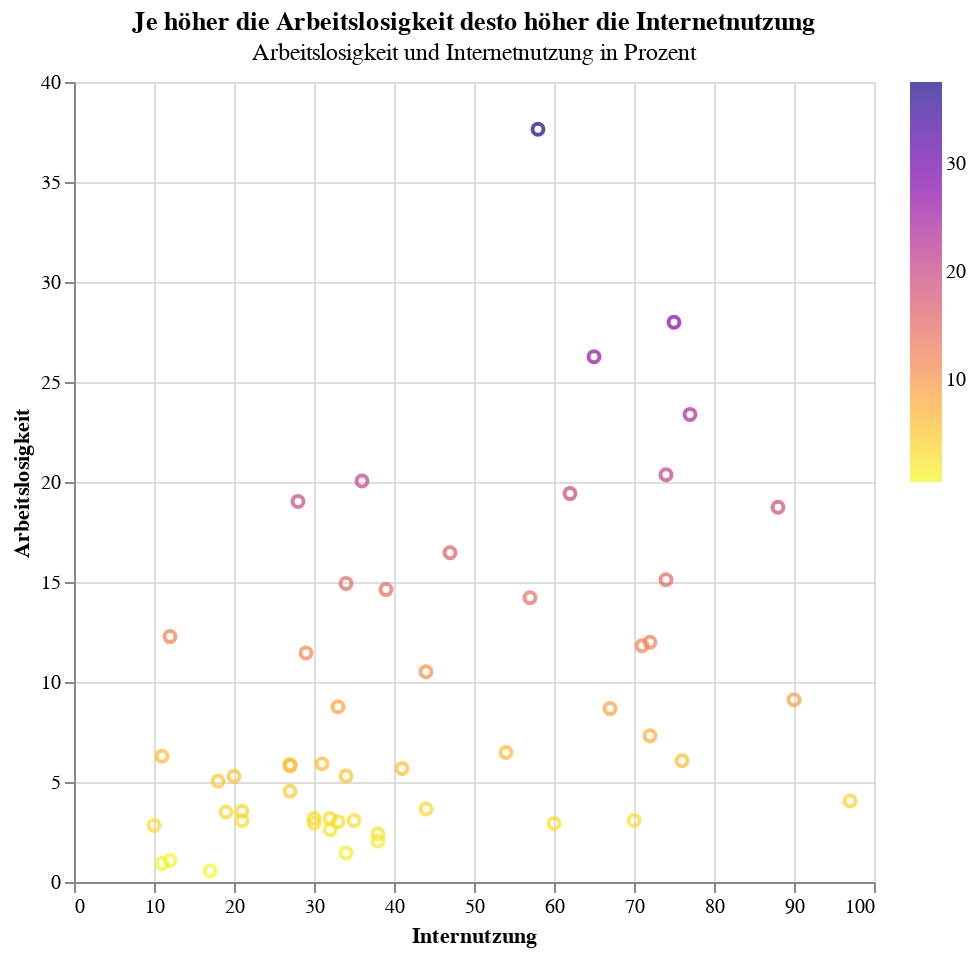

Notebook source saved alongside this figure:
### Markdown cell above
3. Farben & Formatierung
* Kopiere den Plot von oben.
* Füge die Farbskala 'plasma' hinzu.
* Kehre die Richtung der Farbskala um. (Tipp: `reverse=True`)
* Ändere die Achsenbeschriftung. 
* Lösche die Legendenbeschriftung
* Ändere Dimensionen des Charts zu 
* Füge einen Titel & Untertitel hinzu

### Code cell
alt.Chart(df).mark_point().encode(
    x = alt.X('Internetnutzer_%').title('Internutzung'),
    y = alt.Y('Arbeitslosigkeit_%').title('Arbeitslosigkeit'),
    tooltip=['Land', 'Internetnutzer_%', 'Arbeitslosigkeit_%'], 
    color = alt.Color('Arbeitslosigkeit_%').scale(scheme='plasma', reverse=True).title(None)
).properties(
    title = alt.Title("Je höher die Arbeitslosigkeit desto höher die Internetnutzung",
                      subtitle = "Arbeitslosigkeit und Internetnutzung in Prozent"),
    width = 400, 
    height = 400                  
    
)

### Figure 1 — Vega-Lite specification as saved in the notebook (floating-point values rounded to 4 significant figures)
{"config": {"view": {"continuousWidth": 300, "continuousHeight": 300}}, "data": {"name": "data-ae94e60e0c97cdc22de08b0c8af6a8fd"}, "mark": {"type": "point"}, "encoding": {"color": {"field": "Arbeitslosigkeit_%", "scale": {"scheme": "plasma", "reverse": true}, "title": null, "type": "quantitative"}, "tooltip": [{"field": "Land", "type": "nominal"}, {"field": "Internetnutzer_%", "type": "quantitative"}, {"field": "Arbeitslosigkeit_%", "type": "quantitative"}], "x": {"field": "Internetnutzer_%", "title": "Internutzung", "type": "quantitative"}, "y": {"field": "Arbeitslosigkeit_%", "title": "Arbeitslosigkeit", "type": "quantitative"}}, "height": 400, "title": {"text": "Je höher die Arbeitslosigkeit desto höher die Internetnutzung", "subtitle": "Arbeitslosigkeit und Internetnutzung in Prozent"}, "width": 400, "$schema": "https://vega.github.io/schema/vega-lite/v5.20.1.json", "datasets": {"data-ae94e60e0c97cdc22de08b0c8af6a8fd": [{"Land": "Algeria", "Country_Code": "ag", "Fläche_Total_km2": 2382000.0, "Fläche_Land_km2": 2382000.0, "Fläche_Wasser_km2": 0.0, "Küstenlänge_km": 998, "Landnutzung_Landwirtschaft_%": 17.3, "Landnutzung_Wald_%": 0.8, "Landnutzung_Other_%": 81.8, "Bevölkerung": 47020000.0, "Medianalter": 29.1, "Lebenserwartung": 77.9, "Urbanisierung_%": 75.3, "Bevölkerungswachstum_%": 1.54, "BIP_pro_Kopf_USD": 15200.0, "Arbeitslosigkeit_%": 11.81, "Jugendarbeitslosigkeit_%": 30.8, "Alphabetisierung_M_%": 87.4, "Alphabetisierung_F_%": 75.3, "Internetnutzer_%": 71.0}, {"Land": "Angola", "Country_Code": "ao", "Fläche_Total_km2": 1247000.0, "Fläche_Land_km2": 1247000.0, "Fläche_Wasser_km2": 0.0, "Küstenlänge_km": 1600, "Landnutzung_Landwirtschaft_%": 36.8, "Landnutzung_Wald_%": 52.5, "Landnutzung_Other_%": 10.6, "Bevölkerung": 37200000.0, "Medianalter": 16.3, "Lebenserwartung": 62.9, "Urbanisierung_%": 68.7, "Bevölkerungswachstum_%": 3.33, "BIP_pro_Kopf_USD": 7200.0, "Arbeitslosigkeit_%": 14.62, "Jugendarbeitslosigkeit_%": 28.2, "Alphabetisierung_M_%": 82.6, "Alphabetisierung_F_%": 62.4, "Internetnutzer_%": 39.0}, {"Land": "Benin", "Country_Code": "bn", "Fläche_Total_km2": 112600.0, "Fläche_Land_km2": 110600.0, "Fläche_Wasser_km2": 2000.0, "Küstenlänge_km": 121, "Landnutzung_Landwirtschaft_%": 43.1, "Landnutzung_Wald_%": 26.9, "Landnutzung_Other_%": 30.0, "Bevölkerung": 14700000.0, "Medianalter": 17.2, "Lebenserwartung": 63.0, "Urbanisierung_%": 50.1, "Bevölkerungswachstum_%": 3.29, "BIP_pro_Kopf_USD": 3700.0, "Arbeitslosigkeit_%": 1.45, "Jugendarbeitslosigkeit_%": 3.9, "Alphabetisierung_M_%": 56.9, "Alphabetisierung_F_%": 35.0, "Internetnutzer_%": 34.0}, {"Land": "Botswana", "Country_Code": "bc", "Fläche_Total_km2": 581700.0, "Fläche_Land_km2": 566700.0, "Fläche_Wasser_km2": 15000.0, "Küstenlänge_km": 0, "Landnutzung_Landwirtschaft_%": 45.6, "Landnutzung_Wald_%": 26.5, "Landnutzung_Other_%": 27.9, "Bevölkerung": 2451000.0, "Medianalter": 27.1, "Lebenserwartung": 66.4, "Urbanisierung_%": 72.9, "Bevölkerungswachstum_%": 1.34, "BIP_pro_Kopf_USD": 18800.0, "Arbeitslosigkeit_%": 23.38, "Jugendarbeitslosigkeit_%": 45.4, "Alphabetisierung_M_%": 88.0, "Alphabetisierung_F_%": 88.9, "Internetnutzer_%": 77.0}, {"Land": "Burkina Faso", "Country_Code": "uv", "Fläche_Total_km2": 274200.0, "Fläche_Land_km2": 273800.0, "Fläche_Wasser_km2": 400.0, "Küstenlänge_km": 0, "Landnutzung_Landwirtschaft_%": 53.2, "Landnutzung_Wald_%": 22.4, "Landnutzung_Other_%": 24.4, "Bevölkerung": 23040000.0, "Medianalter": 18.7, "Lebenserwartung": 64.2, "Urbanisierung_%": 32.5, "Bevölkerungswachstum_%": 2.4, "BIP_pro_Kopf_USD": 2500.0, "Arbeitslosigkeit_%": 5.29, "Jugendarbeitslosigkeit_%": 8.0, "Alphabetisierung_M_%": 54.5, "Alphabetisierung_F_%": 37.8, "Internetnutzer_%": 20.0}, {"Land": "Burundi", "Country_Code": "by", "Fläche_Total_km2": 27830.0, "Fläche_Land_km2": 25680.0, "Fläche_Wasser_km2": 2150.0, "Küstenlänge_km": 0, "Landnutzung_Landwirtschaft_%": 82.8, "Landnutzung_Wald_%": 10.9, "Landnutzung_Other_%": 6.3, "Bevölkerung": 13590000.0, "Medianalter": 18.4, "Lebenserwartung": 68.1, "Urbanisierung_%": 14.8, "Bevölkerungswachstum_%": 2.81, "BIP_pro_Kopf_USD": 800.0, "Arbeitslosigkeit_%": 0.93, "Jugendarbeitslosigkeit_%": 1.7, "Alphabetisierung_M_%": 81.3, "Alphabetisierung_F_%": 68.4, "Internetnutzer_%": 11.0}, {"Land": "C&ocirc;te d'Ivoire", "Country_Code": "iv", "Fläche_Total_km2": 322500.0, "Fläche_Land_km2": 318000.0, "Fläche_Wasser_km2": 4460.0, "Küstenlänge_km": 515, "Landnutzung_Landwirtschaft_%": 84.2, "Landnutzung_Wald_%": 8.2, "Landnutzung_Other_%": 7.6, "Bevölkerung": 29980000.0, "Medianalter": 21.2, "Lebenserwartung": 63.2, "Urbanisierung_%": 53.1, "Bevölkerungswachstum_%": 2.13, "BIP_pro_Kopf_USD": 6500.0, "Arbeitslosigkeit_%": 2.4, "Jugendarbeitslosigkeit_%": 4.0, "Alphabetisierung_M_%": 93.1, "Alphabetisierung_F_%": 86.7, "Internetnutzer_%": 38.0}, {"Land": "Cabo Verde", "Country_Code": "cv", "Fläche_Total_km2": 4033.0, "Fläche_Land_km2": 4033.0, "Fläche_Wasser_km2": 0.0, "Küstenlänge_km": 965, "Landnutzung_Landwirtschaft_%": 19.6, "Landnutzung_Wald_%": 11.5, "Landnutzung_Other_%": 68.9, "Bevölkerung": 611000.0, "Medianalter": 28.8, "Lebenserwartung": 74.3, "Urbanisierung_%": 68.0, "Bevölkerungswachstum_%": 1.16, "BIP_pro_Kopf_USD": 9300.0, "Arbeitslosigkeit_%": 11.99, "Jugendarbeitslosigkeit_%": 28.7, "Alphabetisierung_M_%": 94.2, "Alphabetisierung_F_%": 87.4, "Internetnutzer_%": 72.0}, {"Land": "Cameroon", "Country_Code": "cm", "Fläche_Total_km2": 475400.0, "Fläche_Land_km2": 472700.0, "Fläche_Wasser_km2": 2730.0, "Küstenlänge_km": 402, "Landnutzung_Landwirtschaft_%": 20.6, "Landnutzung_Wald_%": 42.8, "Landnutzung_Other_%": 36.6, "Bevölkerung": 30970000.0, "Medianalter": 18.9, "Lebenserwartung": 64.2, "Urbanisierung_%": 59.3, "Bevölkerungswachstum_%": 2.71, "BIP_pro_Kopf_USD": 4900.0, "Arbeitslosigkeit_%": 3.65, "Jugendarbeitslosigkeit_%": 6.4, "Alphabetisierung_M_%": 82.6, "Alphabetisierung_F_%": 71.6, "Internetnutzer_%": 44.0}, {"Land": "Chad", "Country_Code": "cd", "Fläche_Total_km2": 1.284, "Fläche_Land_km2": 1259000.0, "Fläche_Wasser_km2": 24800.0, "Küstenlänge_km": 0, "Landnutzung_Landwirtschaft_%": 40.0, "Landnutzung_Wald_%": 3.2, "Landnutzung_Other_%": 56.8, "Bevölkerung": 19090000.0, "Medianalter": 16.7, "Lebenserwartung": 60.0, "Urbanisierung_%": 24.4, "Bevölkerungswachstum_%": 3.01, "BIP_pro_Kopf_USD": 1700.0, "Arbeitslosigkeit_%": 1.08, "Jugendarbeitslosigkeit_%": 1.5, "Alphabetisierung_M_%": 35.4, "Alphabetisierung_F_%": 18.2, "Internetnutzer_%": 12.0}, {"Land": "Comoros", "Country_Code": "cn", "Fläche_Total_km2": 2235.0, "Fläche_Land_km2": 2235.0, "Fläche_Wasser_km2": 0.0, "Küstenlänge_km": 340, "Landnutzung_Landwirtschaft_%": 71.5, "Landnutzung_Wald_%": 17.2, "Landnutzung_Other_%": 11.3, "Bevölkerung": 900100.0, "Medianalter": 22.7, "Lebenserwartung": 67.8, "Urbanisierung_%": 30.1, "Bevölkerungswachstum_%": 1.3, "BIP_pro_Kopf_USD": 3500.0, "Arbeitslosigkeit_%": 5.8, "Jugendarbeitslosigkeit_%": 10.9, "Alphabetisierung_M_%": 67.0, "Alphabetisierung_F_%": 56.9, "Internetnutzer_%": 27.0}, {"Land": "Congo (Brazzaville)", "Country_Code": "cf", "Fläche_Total_km2": 342000.0, "Fläche_Land_km2": 341500.0, "Fläche_Wasser_km2": 500.0, "Küstenlänge_km": 169, "Landnutzung_Landwirtschaft_%": 31.3, "Landnutzung_Wald_%": 64.2, "Landnutzung_Other_%": 4.5, "Bevölkerung": 6098000.0, "Medianalter": 20.7, "Lebenserwartung": 72.9, "Urbanisierung_%": 69.2, "Bevölkerungswachstum_%": 2.38, "BIP_pro_Kopf_USD": 6200.0, "Arbeitslosigkeit_%": 20.05, "Jugendarbeitslosigkeit_%": 41.2, "Alphabetisierung_M_%": 85.9, "Alphabetisierung_F_%": 75.4, "Internetnutzer_%": 36.0}, {"Land": "DRC", "Country_Code": "cg", "Fläche_Total_km2": 2345000.0, "Fläche_Land_km2": 2267000.0, "Fläche_Wasser_km2": 77810.0, "Küstenlänge_km": 37, "Landnutzung_Landwirtschaft_%": 15.5, "Landnutzung_Wald_%": 54.7, "Landnutzung_Other_%": 29.8, "Bevölkerung": 115400000.0, "Medianalter": 16.9, "Lebenserwartung": 62.6, "Urbanisierung_%": 47.4, "Bevölkerungswachstum_%": 3.11, "BIP_pro_Kopf_USD": 1500.0, "Arbeitslosigkeit_%": 4.54, "Jugendarbeitslosigkeit_%": 8.6, "Alphabetisierung_M_%": 89.5, "Alphabetisierung_F_%": 70.8, "Internetnutzer_%": 27.0}, {"Land": "Djibouti", "Country_Code": "dj", "Fläche_Total_km2": 23200.0, "Fläche_Land_km2": 23180.0, "Fläche_Wasser_km2": 20.0, "Küstenlänge_km": 314, "Landnutzung_Landwirtschaft_%": 73.5, "Landnutzung_Wald_%": 0.3, "Landnutzung_Other_%": 26.2, "Bevölkerung": 995000.0, "Medianalter": 26.3, "Lebenserwartung": 65.9, "Urbanisierung_%": 78.6, "Bevölkerungswachstum_%": 1.89, "BIP_pro_Kopf_USD": 6400.0, "Arbeitslosigkeit_%": 26.26, "Jugendarbeitslosigkeit_%": 76.5, "Alphabetisierung_M_%": null, "Alphabetisierung_F_%": null, "Internetnutzer_%": 65.0}, {"Land": "Egypt", "Country_Code": "eg", "Fläche_Total_km2": 1001000.0, "Fläche_Land_km2": 995400.0, "Fläche_Wasser_km2": 6000.0, "Küstenlänge_km": 2450, "Landnutzung_Landwirtschaft_%": 4.1, "Landnutzung_Wald_%": 0.0, "Landnutzung_Other_%": 95.9, "Bevölkerung": 111200000.0, "Medianalter": 24.4, "Lebenserwartung": 75.0, "Urbanisierung_%": 43.1, "Bevölkerungswachstum_%": 1.49, "BIP_pro_Kopf_USD": 16700.0, "Arbeitslosigkeit_%": 7.31, "Jugendarbeitslosigkeit_%": 19.0, "Alphabetisierung_M_%": 78.8, "Alphabetisierung_F_%": 67.4, "Internetnutzer_%": 72.0}, {"Land": "Equatorial Guinea", "Country_Code": "ek", "Fläche_Total_km2": 28050.0, "Fläche_Land_km2": 28050.0, "Fläche_Wasser_km2": 0.0, "Küstenlänge_km": 296, "Landnutzung_Landwirtschaft_%": 3.7, "Landnutzung_Wald_%": 86.7, "Landnutzung_Other_%": 9.6, "Bevölkerung": 1796000.0, "Medianalter": 22.1, "Lebenserwartung": 63.9, "Urbanisierung_%": 74.4, "Bevölkerungswachstum_%": 3.23, "BIP_pro_Kopf_USD": 15700.0, "Arbeitslosigkeit_%": 8.67, "Jugendarbeitslosigkeit_%": 16.4, "Alphabetisierung_M_%": 97.4, "Alphabetisierung_F_%": 93.0, "Internetnutzer_%": 67.0}, {"Land": "Eritrea", "Country_Code": "er", "Fläche_Total_km2": 117600.0, "Fläche_Land_km2": 101000.0, "Fläche_Wasser_km2": 16600.0, "Küstenlänge_km": 2234, "Landnutzung_Landwirtschaft_%": 62.7, "Landnutzung_Wald_%": 8.7, "Landnutzung_Other_%": 28.6, "Bevölkerung": 6344000.0, "Medianalter": 21.3, "Lebenserwartung": 67.5, "Urbanisierung_%": 43.3, "Bevölkerungswachstum_%": 1.12, "BIP_pro_Kopf_USD": null, "Arbeitslosigkeit_%": 5.87, "Jugendarbeitslosigkeit_%": 10.0, "Alphabetisierung_M_%": 84.4, "Alphabetisierung_F_%": 68.9, "Internetnutzer_%": 27.0}, {"Land": "Eswatini", "Country_Code": "wz", "Fläche_Total_km2": 17360.0, "Fläche_Land_km2": 17200.0, "Fläche_Wasser_km2": 160.0, "Küstenlänge_km": 0, "Landnutzung_Landwirtschaft_%": 69.5, "Landnutzung_Wald_%": 29.1, "Landnutzung_Other_%": 1.5, "Bevölkerung": 1138000.0, "Medianalter": 24.6, "Lebenserwartung": 60.7, "Urbanisierung_%": 24.8, "Bevölkerungswachstum_%": 0.7, "BIP_pro_Kopf_USD": 10100.0, "Arbeitslosigkeit_%": 37.64, "Jugendarbeitslosigkeit_%": 65.0, "Alphabetisierung_M_%": 88.3, "Alphabetisierung_F_%": 88.5, "Internetnutzer_%": 58.0}, {"Land": "Ethiopia", "Country_Code": "et", "Fläche_Total_km2": 1104000.0, "Fläche_Land_km2": 1097000.0, "Fläche_Wasser_km2": 7730.0, "Küstenlänge_km": 0, "Landnutzung_Landwirtschaft_%": 34.1, "Landnutzung_Wald_%": 15.0, "Landnutzung_Other_%": 50.9, "Bevölkerung": 118600000.0, "Medianalter": 20.4, "Lebenserwartung": 67.7, "Urbanisierung_%": 23.2, "Bevölkerungswachstum_%": 2.37, "BIP_pro_Kopf_USD": 2800.0, "Arbeitslosigkeit_%": 3.5, "Jugendarbeitslosigkeit_%": 5.6, "Alphabetisierung_M_%": 57.2, "Alphabetisierung_F_%": 44.4, "Internetnutzer_%": 19.0}, {"Land": "Gabon", "Country_Code": "gb", "Fläche_Total_km2": 267700.0, "Fläche_Land_km2": 257700.0, "Fläche_Wasser_km2": 10000.0, "Küstenlänge_km": 885, "Landnutzung_Landwirtschaft_%": 8.4, "Landnutzung_Wald_%": 91.2, "Landnutzung_Other_%": 0.4, "Bevölkerung": 2455000.0, "Medianalter": 22.0, "Lebenserwartung": 70.4, "Urbanisierung_%": 91.0, "Bevölkerungswachstum_%": 2.37, "BIP_pro_Kopf_USD": 18700.0, "Arbeitslosigkeit_%": 20.36, "Jugendarbeitslosigkeit_%": 36.5, "Alphabetisierung_M_%": 86.2, "Alphabetisierung_F_%": 84.7, "Internetnutzer_%": 74.0}, {"Land": "Ghana", "Country_Code": "gh", "Fläche_Total_km2": 238500.0, "Fläche_Land_km2": 227500.0, "Fläche_Wasser_km2": 11000.0, "Küstenlänge_km": 539, "Landnutzung_Landwirtschaft_%": 55.4, "Landnutzung_Wald_%": 35.2, "Landnutzung_Other_%": 9.4, "Bevölkerung": 34590000.0, "Medianalter": 21.4, "Lebenserwartung": 70.1, "Urbanisierung_%": 59.2, "Bevölkerungswachstum_%": 2.15, "BIP_pro_Kopf_USD": 6800.0, "Arbeitslosigkeit_%": 3.08, "Jugendarbeitslosigkeit_%": 5.5, "Alphabetisierung_M_%": 83.5, "Alphabetisierung_F_%": 74.5, "Internetnutzer_%": 70.0}, {"Land": "Guinea", "Country_Code": "gv", "Fläche_Total_km2": 245900.0, "Fläche_Land_km2": 245700.0, "Fläche_Wasser_km2": 140.0, "Küstenlänge_km": 320, "Landnutzung_Landwirtschaft_%": 70.0, "Landnutzung_Wald_%": 24.9, "Landnutzung_Other_%": 5.2, "Bevölkerung": 13990000.0, "Medianalter": 19.4, "Lebenserwartung": 64.6, "Urbanisierung_%": 38.1, "Bevölkerungswachstum_%": 2.74, "BIP_pro_Kopf_USD": 3900.0, "Arbeitslosigkeit_%": 5.3, "Jugendarbeitslosigkeit_%": 7.3, "Alphabetisierung_M_%": 61.2, "Alphabetisierung_F_%": 31.3, "Internetnutzer_%": 34.0}, {"Land": "Guinea-Bissau", "Country_Code": "pu", "Fläche_Total_km2": 36120.0, "Fläche_Land_km2": 28120.0, "Fläche_Wasser_km2": 8005.0, "Küstenlänge_km": 350, "Landnutzung_Landwirtschaft_%": 30.0, "Landnutzung_Wald_%": 69.8, "Landnutzung_Other_%": 0.1, "Bevölkerung": 2132000.0, "Medianalter": 18.4, "Lebenserwartung": 64.5, "Urbanisierung_%": 45.5, "Bevölkerungswachstum_%": 2.54, "BIP_pro_Kopf_USD": 2600.0, "Arbeitslosigkeit_%": 3.18, "Jugendarbeitslosigkeit_%": 4.0, "Alphabetisierung_M_%": 67.0, "Alphabetisierung_F_%": 39.9, "Internetnutzer_%": 32.0}, {"Land": "Kenya", "Country_Code": "ke", "Fläche_Total_km2": 580400.0, "Fläche_Land_km2": 569100.0, "Fläche_Wasser_km2": 11230.0, "Küstenlänge_km": 536, "Landnutzung_Landwirtschaft_%": 49.7, "Landnutzung_Wald_%": 6.3, "Landnutzung_Other_%": 43.9, "Bevölkerung": 58250000.0, "Medianalter": 21.2, "Lebenserwartung": 70.4, "Urbanisierung_%": 29.5, "Bevölkerungswachstum_%": 2.06, "BIP_pro_Kopf_USD": 5700.0, "Arbeitslosigkeit_%": 5.68, "Jugendarbeitslosigkeit_%": 12.2, "Alphabetisierung_M_%": 85.5, "Alphabetisierung_F_%": 79.8, "Internetnutzer_%": 41.0}, {"Land": "Lesotho", "Country_Code": "lt", "Fläche_Total_km2": 30360.0, "Fläche_Land_km2": 30360.0, "Fläche_Wasser_km2": 0.0, "Küstenlänge_km": 0, "Landnutzung_Landwirtschaft_%": 74.8, "Landnutzung_Wald_%": 1.1, "Landnutzung_Other_%": 24.1, "Bevölkerung": 2228000.0, "Medianalter": 23.9, "Lebenserwartung": 60.2, "Urbanisierung_%": 30.4, "Bevölkerungswachstum_%": 0.76, "BIP_pro_Kopf_USD": 2600.0, "Arbeitslosigkeit_%": 16.46, "Jugendarbeitslosigkeit_%": 24.8, "Alphabetisierung_M_%": 72.9, "Alphabetisierung_F_%": 88.8, "Internetnutzer_%": 47.0}, {"Land": "Liberia", "Country_Code": "li", "Fläche_Total_km2": 111400.0, "Fläche_Land_km2": 96320.0, "Fläche_Wasser_km2": 15050.0, "Küstenlänge_km": 579, "Landnutzung_Landwirtschaft_%": 20.0, "Landnutzung_Wald_%": 78.5, "Landnutzung_Other_%": 1.6, "Bevölkerung": 5437000.0, "Medianalter": 19.9, "Lebenserwartung": 61.6, "Urbanisierung_%": 53.6, "Bevölkerungswachstum_%": 2.32, "BIP_pro_Kopf_USD": 1600.0, "Arbeitslosigkeit_%": 2.94, "Jugendarbeitslosigkeit_%": 2.3, "Alphabetisierung_M_%": 62.7, "Alphabetisierung_F_%": 34.1, "Internetnutzer_%": 30.0}, {"Land": "Libya", "Country_Code": "ly", "Fläche_Total_km2": 1760000.0, "Fläche_Land_km2": 1760000.0, "Fläche_Wasser_km2": 0.0, "Küstenlänge_km": 1770, "Landnutzung_Landwirtschaft_%": 8.7, "Landnutzung_Wald_%": 0.1, "Landnutzung_Other_%": 91.2, "Bevölkerung": 7361000.0, "Medianalter": 26.2, "Lebenserwartung": 77.7, "Urbanisierung_%": 81.6, "Bevölkerungswachstum_%": 1.44, "BIP_pro_Kopf_USD": 12500.0, "Arbeitslosigkeit_%": 18.74, "Jugendarbeitslosigkeit_%": 49.4, "Alphabetisierung_M_%": 96.7, "Alphabetisierung_F_%": 85.6, "Internetnutzer_%": 88.0}, {"Land": "Madagascar", "Country_Code": "ma", "Fläche_Total_km2": 587000.0, "Fläche_Land_km2": 581500.0, "Fläche_Wasser_km2": 5501.0, "Küstenlänge_km": 4828, "Landnutzung_Landwirtschaft_%": 70.3, "Landnutzung_Wald_%": 21.3, "Landnutzung_Other_%": 8.4, "Bevölkerung": 29450000.0, "Medianalter": 21.3, "Lebenserwartung": 68.8, "Urbanisierung_%": 40.6, "Bevölkerungswachstum_%": 2.18, "BIP_pro_Kopf_USD": 1600.0, "Arbeitslosigkeit_%": 3.06, "Jugendarbeitslosigkeit_%": 5.5, "Alphabetisierung_M_%": 78.8, "Alphabetisierung_F_%": 75.8, "Internetnutzer_%": 21.0}, {"Land": "Malawi", "Country_Code": "mi", "Fläche_Total_km2": 118500.0, "Fläche_Land_km2": 94080.0, "Fläche_Wasser_km2": 24400.0, "Küstenlänge_km": 0, "Landnutzung_Landwirtschaft_%": 64.2, "Landnutzung_Wald_%": 22.9, "Landnutzung_Other_%": 12.9, "Bevölkerung": 21760000.0, "Medianalter": 20.3, "Lebenserwartung": 73.0, "Urbanisierung_%": 18.3, "Bevölkerungswachstum_%": 2.22, "BIP_pro_Kopf_USD": 1600.0, "Arbeitslosigkeit_%": 5.04, "Jugendarbeitslosigkeit_%": 6.8, "Alphabetisierung_M_%": 71.2, "Alphabetisierung_F_%": 63.7, "Internetnutzer_%": 18.0}, {"Land": "Mali", "Country_Code": "ml", "Fläche_Total_km2": 1240000.0, "Fläche_Land_km2": 1220000.0, "Fläche_Wasser_km2": 20000.0, "Küstenlänge_km": 0, "Landnutzung_Landwirtschaft_%": 35.5, "Landnutzung_Wald_%": 10.9, "Landnutzung_Other_%": 53.6, "Bevölkerung": 21990000.0, "Medianalter": 16.4, "Lebenserwartung": 63.2, "Urbanisierung_%": 46.2, "Bevölkerungswachstum_%": 2.9, "BIP_pro_Kopf_USD": 2400.0, "Arbeitslosigkeit_%": 3.01, "Jugendarbeitslosigkeit_%": 4.1, "Alphabetisierung_M_%": 46.2, "Alphabetisierung_F_%": 25.7, "Internetnutzer_%": 33.0}, {"Land": "Mauritania", "Country_Code": "mr", "Fläche_Total_km2": 1031000.0, "Fläche_Land_km2": 1031000.0, "Fläche_Wasser_km2": 0.0, "Küstenlänge_km": 754, "Landnutzung_Landwirtschaft_%": 38.5, "Landnutzung_Wald_%": 0.3, "Landnutzung_Other_%": 61.2, "Bevölkerung": 4328000.0, "Medianalter": 22.1, "Lebenserwartung": 65.9, "Urbanisierung_%": 57.7, "Bevölkerungswachstum_%": 1.92, "BIP_pro_Kopf_USD": 6300.0, "Arbeitslosigkeit_%": 10.51, "Jugendarbeitslosigkeit_%": 23.7, "Alphabetisierung_M_%": 71.8, "Alphabetisierung_F_%": 62.2, "Internetnutzer_%": 44.0}, {"Land": "Mauritius", "Country_Code": "mp", "Fläche_Total_km2": 2040.0, "Fläche_Land_km2": 2030.0, "Fläche_Wasser_km2": 10.0, "Küstenlänge_km": 177, "Landnutzung_Landwirtschaft_%": 43.1, "Landnutzung_Wald_%": 19.5, "Landnutzung_Other_%": 37.5, "Bevölkerung": 1311000.0, "Medianalter": 39.6, "Lebenserwartung": 75.4, "Urbanisierung_%": 40.9, "Bevölkerungswachstum_%": 0.07, "BIP_pro_Kopf_USD": 26600.0, "Arbeitslosigkeit_%": 6.06, "Jugendarbeitslosigkeit_%": 20.9, "Alphabetisierung_M_%": 93.5, "Alphabetisierung_F_%": 90.5, "Internetnutzer_%": 76.0}, {"Land": "Morocco", "Country_Code": "mo", "Fläche_Total_km2": 716600.0, "Fläche_Land_km2": 716300.0, "Fläche_Wasser_km2": 250.0, "Küstenlänge_km": 2945, "Landnutzung_Landwirtschaft_%": 67.9, "Landnutzung_Wald_%": 12.9, "Landnutzung_Other_%": 19.2, "Bevölkerung": 37390000.0, "Medianalter": 30.6, "Lebenserwartung": 74.2, "Urbanisierung_%": 65.1, "Bevölkerungswachstum_%": 0.84, "BIP_pro_Kopf_USD": 8900.0, "Arbeitslosigkeit_%": 9.11, "Jugendarbeitslosigkeit_%": 22.6, "Alphabetisierung_M_%": 84.8, "Alphabetisierung_F_%": 67.4, "Internetnutzer_%": 90.0}, {"Land": "Mozambique", "Country_Code": "mz", "Fläche_Total_km2": 799400.0, "Fläche_Land_km2": 786400.0, "Fläche_Wasser_km2": 13000.0, "Küstenlänge_km": 2470, "Landnutzung_Landwirtschaft_%": 52.7, "Landnutzung_Wald_%": 46.1, "Landnutzung_Other_%": 1.2, "Bevölkerung": 33350000.0, "Medianalter": 17.3, "Lebenserwartung": 58.3, "Urbanisierung_%": 38.8, "Bevölkerungswachstum_%": 2.54, "BIP_pro_Kopf_USD": 1500.0, "Arbeitslosigkeit_%": 3.54, "Jugendarbeitslosigkeit_%": 7.6, "Alphabetisierung_M_%": 74.1, "Alphabetisierung_F_%": 53.8, "Internetnutzer_%": 21.0}, {"Land": "Namibia", "Country_Code": "wa", "Fläche_Total_km2": 824300.0, "Fläche_Land_km2": 823300.0, "Fläche_Wasser_km2": 1002.0, "Küstenlänge_km": 1572, "Landnutzung_Landwirtschaft_%": 47.1, "Landnutzung_Wald_%": 7.9, "Landnutzung_Other_%": 45.0, "Bevölkerung": 2804000.0, "Medianalter": 22.8, "Lebenserwartung": 65.9, "Urbanisierung_%": 54.9, "Bevölkerungswachstum_%": 1.72, "BIP_pro_Kopf_USD": 10100.0, "Arbeitslosigkeit_%": 19.42, "Jugendarbeitslosigkeit_%": 38.0, "Alphabetisierung_M_%": 90.6, "Alphabetisierung_F_%": 92.3, "Internetnutzer_%": 62.0}, {"Land": "Niger", "Country_Code": "ng", "Fläche_Total_km2": 1.267, "Fläche_Land_km2": 1267000.0, "Fläche_Wasser_km2": 300.0, "Küstenlänge_km": 0, "Landnutzung_Landwirtschaft_%": 36.8, "Landnutzung_Wald_%": 0.8, "Landnutzung_Other_%": 62.4, "Bevölkerung": 26340000.0, "Medianalter": 15.2, "Lebenserwartung": 60.9, "Urbanisierung_%": 17.1, "Bevölkerungswachstum_%": 3.66, "BIP_pro_Kopf_USD": 1700.0, "Arbeitslosigkeit_%": 0.55, "Jugendarbeitslosigkeit_%": 0.8, "Alphabetisierung_M_%": 45.8, "Alphabetisierung_F_%": 29.0, "Internetnutzer_%": 17.0}, {"Land": "Nigeria", "Country_Code": "ni", "Fläche_Total_km2": 923800.0, "Fläche_Land_km2": 910800.0, "Fläche_Wasser_km2": 13000.0, "Küstenlänge_km": 853, "Landnutzung_Landwirtschaft_%": 75.8, "Landnutzung_Wald_%": 23.1, "Landnutzung_Other_%": 1.1, "Bevölkerung": 236700000.0, "Medianalter": 19.3, "Lebenserwartung": 62.2, "Urbanisierung_%": 54.3, "Bevölkerungswachstum_%": 2.52, "BIP_pro_Kopf_USD": 5600.0, "Arbeitslosigkeit_%": 3.07, "Jugendarbeitslosigkeit_%": 5.8, "Alphabetisierung_M_%": 71.3, "Alphabetisierung_F_%": 52.7, "Internetnutzer_%": 35.0}, {"Land": "Rwanda", "Country_Code": "rw", "Fläche_Total_km2": 26340.0, "Fläche_Land_km2": 24670.0, "Fläche_Wasser_km2": 1670.0, "Küstenlänge_km": 0, "Landnutzung_Landwirtschaft_%": 81.3, "Landnutzung_Wald_%": 11.3, "Landnutzung_Other_%": 7.5, "Bevölkerung": 13620000.0, "Medianalter": 20.8, "Lebenserwartung": 66.6, "Urbanisierung_%": 17.9, "Bevölkerungswachstum_%": 1.62, "BIP_pro_Kopf_USD": 3100.0, "Arbeitslosigkeit_%": 14.93, "Jugendarbeitslosigkeit_%": 22.0, "Alphabetisierung_M_%": 78.7, "Alphabetisierung_F_%": 73.3, "Internetnutzer_%": 34.0}, {"Land": "Sao Tome and Principe", "Country_Code": "tp", "Fläche_Total_km2": 964.0, "Fläche_Land_km2": 964.0, "Fläche_Wasser_km2": 0.0, "Küstenlänge_km": 209, "Landnutzung_Landwirtschaft_%": 44.8, "Landnutzung_Wald_%": 52.8, "Landnutzung_Other_%": 2.4, "Bevölkerung": 223600.0, "Medianalter": 20.8, "Lebenserwartung": 67.7, "Urbanisierung_%": 76.4, "Bevölkerungswachstum_%": 1.42, "BIP_pro_Kopf_USD": 5500.0, "Arbeitslosigkeit_%": 14.21, "Jugendarbeitslosigkeit_%": 21.1, "Alphabetisierung_M_%": 96.5, "Alphabetisierung_F_%": 91.1, "Internetnutzer_%": 57.0}, {"Land": "Senegal", "Country_Code": "sg", "Fläche_Total_km2": 196700.0, "Fläche_Land_km2": 192500.0, "Fläche_Wasser_km2": 4192.0, "Küstenlänge_km": 531, "Landnutzung_Landwirtschaft_%": 49.4, "Landnutzung_Wald_%": 41.5, "Landnutzung_Other_%": 9.1, "Bevölkerung": 18850000.0, "Medianalter": 19.2, "Lebenserwartung": 70.6, "Urbanisierung_%": 49.6, "Bevölkerungswachstum_%": 2.46, "BIP_pro_Kopf_USD": 4300.0, "Arbeitslosigkeit_%": 2.93, "Jugendarbeitslosigkeit_%": 4.1, "Alphabetisierung_M_%": 68.4, "Alphabetisierung_F_%": 45.4, "Internetnutzer_%": 60.0}, {"Land": "Seychelles", "Country_Code": "se", "Fläche_Total_km2": 455.0, "Fläche_Land_km2": 455.0, "Fläche_Wasser_km2": 0.0, "Küstenlänge_km": 491, "Landnutzung_Landwirtschaft_%": 3.4, "Landnutzung_Wald_%": 73.3, "Landnutzung_Other_%": 23.4, "Bevölkerung": 98190.0, "Medianalter": 38.7, "Lebenserwartung": 76.6, "Urbanisierung_%": 58.8, "Bevölkerungswachstum_%": 0.56, "BIP_pro_Kopf_USD": 29500.0, "Arbeitslosigkeit_%": null, "Jugendarbeitslosigkeit_%": 16.5, "Alphabetisierung_M_%": 95.4, "Alphabetisierung_F_%": 96.4, "Internetnutzer_%": 87.0}, {"Land": "Sierra Leone", "Country_Code": "sl", "Fläche_Total_km2": 71740.0, "Fläche_Land_km2": 71620.0, "Fläche_Wasser_km2": 120.0, "Küstenlänge_km": 402, "Landnutzung_Landwirtschaft_%": 54.7, "Landnutzung_Wald_%": 34.6, "Landnutzung_Other_%": 10.7, "Bevölkerung": 9121000.0, "Medianalter": 19.4, "Lebenserwartung": 59.4, "Urbanisierung_%": 44.3, "Bevölkerungswachstum_%": 2.32, "BIP_pro_Kopf_USD": 3000.0, "Arbeitslosigkeit_%": 3.17, "Jugendarbeitslosigkeit_%": 3.6, "Alphabetisierung_M_%": 56.3, "Alphabetisierung_F_%": 41.3, "Internetnutzer_%": 30.0}, {"Land": "Somalia", "Country_Code": "so", "Fläche_Total_km2": 637700.0, "Fläche_Land_km2": 627300.0, "Fläche_Wasser_km2": 10320.0, "Küstenlänge_km": 3025, "Landnutzung_Landwirtschaft_%": 70.3, "Landnutzung_Wald_%": 9.3, "Landnutzung_Other_%": 20.4, "Bevölkerung": 13020000.0, "Medianalter": 19.1, "Lebenserwartung": 56.5, "Urbanisierung_%": 47.9, "Bevölkerungswachstum_%": 2.55, "BIP_pro_Kopf_USD": 1400.0, "Arbeitslosigkeit_%": 19.03, "Jugendarbeitslosigkeit_%": 34.3, "Alphabetisierung_M_%": null, "Alphabetisierung_F_%": null, "Internetnutzer_%": 28.0}, {"Land": "South Africa", "Country_Code": "sf", "Fläche_Total_km2": 1219000.0, "Fläche_Land_km2": 1214000.0, "Fläche_Wasser_km2": 4620.0, "Küstenlänge_km": 2798, "Landnutzung_Landwirtschaft_%": 79.4, "Landnutzung_Wald_%": 14.0, "Landnutzung_Other_%": 6.6, "Bevölkerung": 60440000.0, "Medianalter": 30.4, "Lebenserwartung": 71.9, "Urbanisierung_%": 68.8, "Bevölkerungswachstum_%": 1.07, "BIP_pro_Kopf_USD": 13700.0, "Arbeitslosigkeit_%": 27.99, "Jugendarbeitslosigkeit_%": 49.1, "Alphabetisierung_M_%": 95.5, "Alphabetisierung_F_%": 94.5, "Internetnutzer_%": 75.0}, {"Land": "South Sudan", "Country_Code": "od", "Fläche_Total_km2": 644300.0, "Fläche_Land_km2": null, "Fläche_Wasser_km2": null, "Küstenlänge_km": 0, "Landnutzung_Landwirtschaft_%": 44.7, "Landnutzung_Wald_%": 11.3, "Landnutzung_Other_%": 44.0, "Bevölkerung": 12700000.0, "Medianalter": 18.7, "Lebenserwartung": 60.3, "Urbanisierung_%": 21.2, "Bevölkerungswachstum_%": 4.65, "BIP_pro_Kopf_USD": null, "Arbeitslosigkeit_%": 12.27, "Jugendarbeitslosigkeit_%": 18.3, "Alphabetisierung_M_%": 40.3, "Alphabetisierung_F_%": 28.9, "Internetnutzer_%": 12.0}, {"Land": "Sudan", "Country_Code": "su", "Fläche_Total_km2": 1861000.0, "Fläche_Land_km2": 1732000.0, "Fläche_Wasser_km2": 129800.0, "Küstenlänge_km": 853, "Landnutzung_Landwirtschaft_%": 60.3, "Landnutzung_Wald_%": 9.6, "Landnutzung_Other_%": 30.0, "Bevölkerung": 50470000.0, "Medianalter": 19.3, "Lebenserwartung": 67.8, "Urbanisierung_%": 36.3, "Bevölkerungswachstum_%": 2.55, "BIP_pro_Kopf_USD": 2500.0, "Arbeitslosigkeit_%": 11.45, "Jugendarbeitslosigkeit_%": 18.2, "Alphabetisierung_M_%": 65.4, "Alphabetisierung_F_%": 56.1, "Internetnutzer_%": 29.0}, {"Land": "Switzerland", "Country_Code": "sz", "Fläche_Total_km2": 41280.0, "Fläche_Land_km2": 40000.0, "Fläche_Wasser_km2": 1280.0, "Küstenlänge_km": 0, "Landnutzung_Landwirtschaft_%": 37.9, "Landnutzung_Wald_%": 32.3, "Landnutzung_Other_%": 29.8, "Bevölkerung": 8861000.0, "Medianalter": 44.2, "Lebenserwartung": 83.9, "Urbanisierung_%": 74.2, "Bevölkerungswachstum_%": 0.75, "BIP_pro_Kopf_USD": 82600.0, "Arbeitslosigkeit_%": 4.05, "Jugendarbeitslosigkeit_%": 8.0, "Alphabetisierung_M_%": null, "Alphabetisierung_F_%": null, "Internetnutzer_%": 97.0}, {"Land": "Tanzania", "Country_Code": "tz", "Fläche_Total_km2": 947300.0, "Fläche_Land_km2": 885800.0, "Fläche_Wasser_km2": 61500.0, "Küstenlänge_km": 1424, "Landnutzung_Landwirtschaft_%": 44.6, "Landnutzung_Wald_%": 50.6, "Landnutzung_Other_%": 4.8, "Bevölkerung": 67460000.0, "Medianalter": 19.1, "Lebenserwartung": 70.8, "Urbanisierung_%": 37.4, "Bevölkerungswachstum_%": 2.72, "BIP_pro_Kopf_USD": 3600.0, "Arbeitslosigkeit_%": 2.61, "Jugendarbeitslosigkeit_%": 3.5, "Alphabetisierung_M_%": 85.5, "Alphabetisierung_F_%": 78.2, "Internetnutzer_%": 32.0}, {"Land": "The Gambia", "Country_Code": "ga", "Fläche_Total_km2": 11300.0, "Fläche_Land_km2": 10120.0, "Fläche_Wasser_km2": 1180.0, "Küstenlänge_km": 80, "Landnutzung_Landwirtschaft_%": 62.6, "Landnutzung_Wald_%": 22.8, "Landnutzung_Other_%": 14.5, "Bevölkerung": 2523000.0, "Medianalter": 20.2, "Lebenserwartung": 68.4, "Urbanisierung_%": 64.5, "Bevölkerungswachstum_%": 2.16, "BIP_pro_Kopf_USD": 2900.0, "Arbeitslosigkeit_%": 6.48, "Jugendarbeitslosigkeit_%": 10.6, "Alphabetisierung_M_%": 65.2, "Alphabetisierung_F_%": 51.2, "Internetnutzer_%": 54.0}, {"Land": "Togo", "Country_Code": "to", "Fläche_Total_km2": 56780.0, "Fläche_Land_km2": 54380.0, "Fläche_Wasser_km2": 2400.0, "Küstenlänge_km": 56, "Landnutzung_Landwirtschaft_%": 70.2, "Landnutzung_Wald_%": 22.1, "Landnutzung_Other_%": 7.6, "Bevölkerung": 8918000.0, "Medianalter": 20.7, "Lebenserwartung": 72.1, "Urbanisierung_%": 44.5, "Bevölkerungswachstum_%": 2.41, "BIP_pro_Kopf_USD": 2800.0, "Arbeitslosigkeit_%": 2.05, "Jugendarbeitslosigkeit_%": 3.3, "Alphabetisierung_M_%": 80.0, "Alphabetisierung_F_%": 55.1, "Internetnutzer_%": 38.0}, {"Land": "Tunisia", "Country_Code": "ts", "Fläche_Total_km2": 163600.0, "Fläche_Land_km2": 155400.0, "Fläche_Wasser_km2": 8250.0, "Küstenlänge_km": 1148, "Landnutzung_Landwirtschaft_%": 62.4, "Landnutzung_Wald_%": 4.5, "Landnutzung_Other_%": 33.0, "Bevölkerung": 12050000.0, "Medianalter": 34.4, "Lebenserwartung": 77.3, "Urbanisierung_%": 70.5, "Bevölkerungswachstum_%": 0.58, "BIP_pro_Kopf_USD": 12600.0, "Arbeitslosigkeit_%": 15.11, "Jugendarbeitslosigkeit_%": 37.5, "Alphabetisierung_M_%": 89.1, "Alphabetisierung_F_%": 82.7, "Internetnutzer_%": 74.0}, {"Land": "Uganda", "Country_Code": "ug", "Fläche_Total_km2": 241000.0, "Fläche_Land_km2": 197100.0, "Fläche_Wasser_km2": 43940.0, "Küstenlänge_km": 0, "Landnutzung_Landwirtschaft_%": 71.9, "Landnutzung_Wald_%": 11.2, "Landnutzung_Other_%": 16.9, "Bevölkerung": 49280000.0, "Medianalter": 16.2, "Lebenserwartung": 69.7, "Urbanisierung_%": 26.8, "Bevölkerungswachstum_%": 3.18, "BIP_pro_Kopf_USD": 2800.0, "Arbeitslosigkeit_%": 2.83, "Jugendarbeitslosigkeit_%": 4.5, "Alphabetisierung_M_%": 84.0, "Alphabetisierung_F_%": 74.3, "Internetnutzer_%": 10.0}, {"Land": "Western Sahara", "Country_Code": "wi", "Fläche_Total_km2": null, "Fläche_Land_km2": 266000.0, "Fläche_Wasser_km2": 0.0, "Küstenlänge_km": 1110, "Landnutzung_Landwirtschaft_%": 18.8, "Landnutzung_Wald_%": 2.7, "Landnutzung_Other_%": 78.5, "Bevölkerung": null, "Medianalter": 21.8, "Lebenserwartung": 64.5, "Urbanisierung_%": 86.8, "Bevölkerungswachstum_%": 2.54, "BIP_pro_Kopf_USD": null, "Arbeitslosigkeit_%": null, "Jugendarbeitslosigkeit_%": null, "Alphabetisierung_M_%": null, "Alphabetisierung_F_%": null, "Internetnutzer_%": null}, {"Land": "Zambia", "Country_Code": "za", "Fläche_Total_km2": 752600.0, "Fläche_Land_km2": 743400.0, "Fläche_Wasser_km2": 9220.0, "Küstenlänge_km": 0, "Landnutzung_Landwirtschaft_%": 32.1, "Landnutzung_Wald_%": 59.8, "Landnutzung_Other_%": 8.2, "Bevölkerung": 20800000.0, "Medianalter": 18.4, "Lebenserwartung": 66.9, "Urbanisierung_%": 46.3, "Bevölkerungswachstum_%": 2.83, "BIP_pro_Kopf_USD": 3700.0, "Arbeitslosigkeit_%": 5.91, "Jugendarbeitslosigkeit_%": 9.8, "Alphabetisierung_M_%": 90.6, "Alphabetisierung_F_%": 83.1, "Internetnutzer_%": 31.0}, {"Land": "Zimbabwe", "Country_Code": "zi", "Fläche_Total_km2": 390800.0, "Fläche_Land_km2": 386800.0, "Fläche_Wasser_km2": 3910.0, "Küstenlänge_km": 0, "Landnutzung_Landwirtschaft_%": 39.5, "Landnutzung_Wald_%": 44.9, "Landnutzung_Other_%": 15.7, "Bevölkerung": 17150000.0, "Medianalter": 21.2, "Lebenserwartung": 67.2, "Urbanisierung_%": 32.5, "Bevölkerungswachstum_%": 1.91, "BIP_pro_Kopf_USD": 3400.0, "Arbeitslosigkeit_%": 8.76, "Jugendarbeitslosigkeit_%": 14.3, "Alphabetisierung_M_%": 88.3, "Alphabetisierung_F_%": 90.9, "Internetnutzer_%": 33.0}, {"Land": "Central African Republic", "Country_Code": "ct", "Fläche_Total_km2": 623000.0, "Fläche_Land_km2": 623000.0, "Fläche_Wasser_km2": 0.0, "Küstenlänge_km": 0, "Landnutzung_Landwirtschaft_%": 9.0, "Landnutzung_Wald_%": 35.7, "Landnutzung_Other_%": 55.3, "Bevölkerung": 5651000.0, "Medianalter": 20.4, "Lebenserwartung": 56.4, "Urbanisierung_%": 43.6, "Bevölkerungswachstum_%": 1.76, "BIP_pro_Kopf_USD": 1100.0, "Arbeitslosigkeit_%": 6.29, "Jugendarbeitslosigkeit_%": 10.7, "Alphabetisierung_M_%": 49.2, "Alphabetisierung_F_%": 26.2, "Internetnutzer_%": 11.0}]}}
